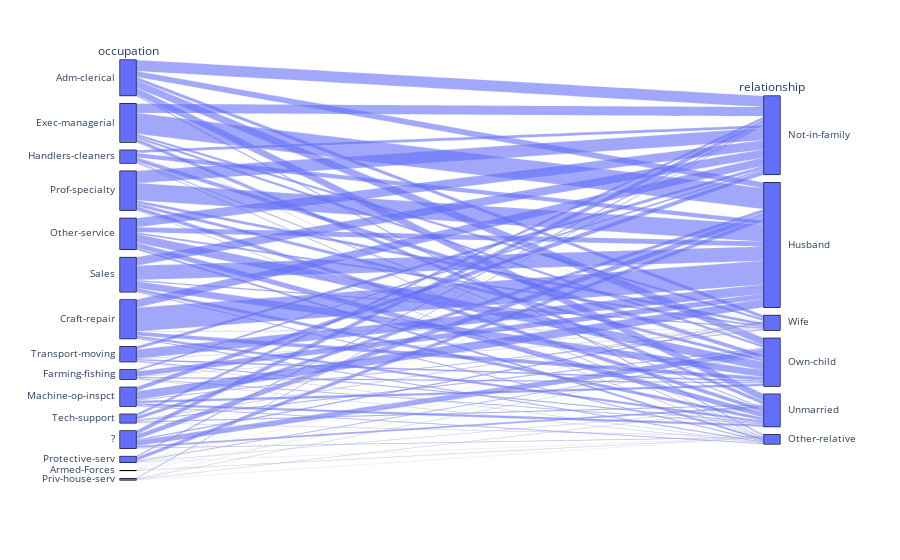

Write notebook code for a chart like this one.
### Code cell
grafico = px.parallel_categories(base_censo, dimensions=['occupation', 'relationship'])
grafico.show()

### Figure 1 — Plotly figure (JSON) as saved in the notebook; plotly's stock layout.template omitted (floating-point values rounded to 4 significant figures; data arrays with more than 128 entries replaced by an {"elided": "..."} marker saying what was removed)
{"data": [{"dimensions": [{"label": "occupation", "values": {"elided": "32561 str values"}}, {"label": "relationship", "values": {"elided": "32561 str values"}}], "domain": {"x": [0, 1], "y": [0, 1]}, "name": "", "type": "parcats"}], "layout": {"legend": {"tracegroupgap": 0}, "margin": {"t": 60}}}
